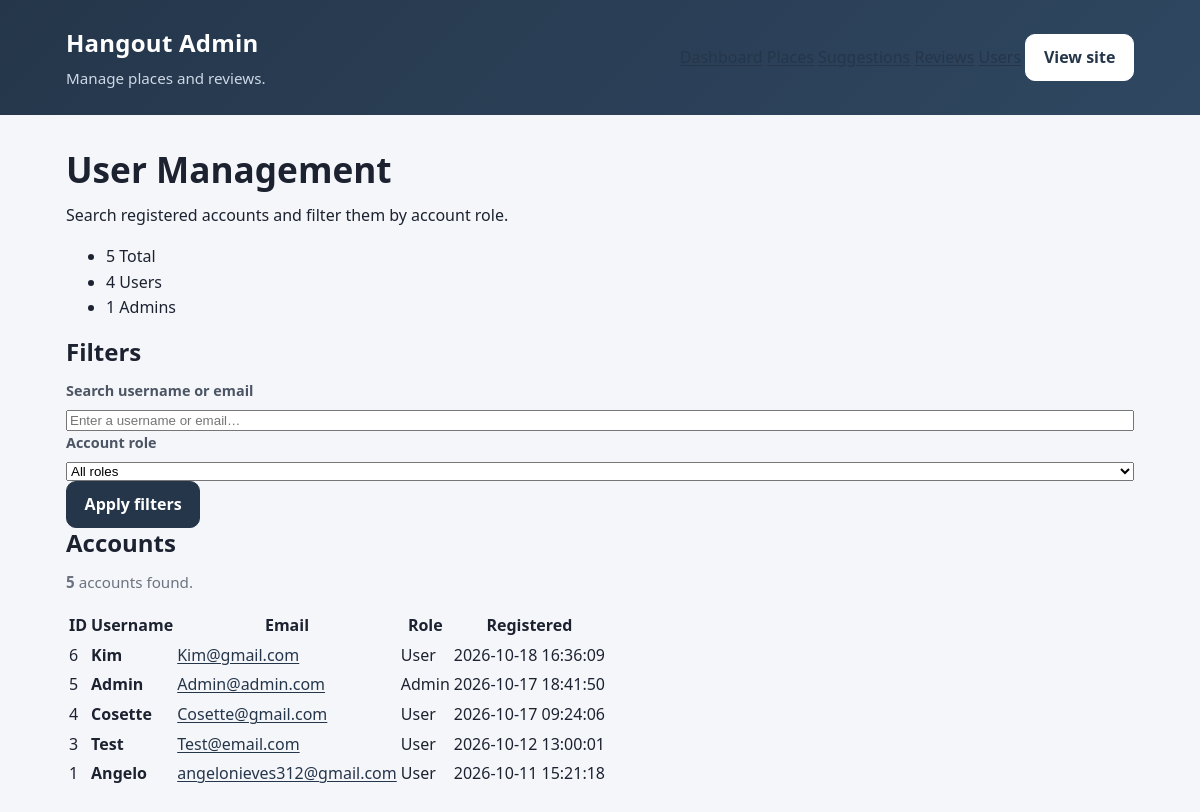
/admin/users.php (signed in), run on the app's committed database.
### tables this page shows
CREATE TABLE `users` (
  `id` int(10) UNSIGNED NOT NULL,
  `username` varchar(50) NOT NULL,
  `email` varchar(255) NOT NULL,
  `password_hash` varchar(255) NOT NULL,
  `role` enum('user','admin') NOT NULL DEFAULT 'user',
  `created_at` timestamp NOT NULL DEFAULT current_timestamp()
);

### app/models/User.php (called while the page is built, shortened)
<?php
class User
{
    private PDO $db;
    public function __construct(PDO $db)
    {
        $this->db = $db;
    }
    public function getAll(
        string $search = '',
        string $role = 'all'
    ): array {
        $sql = "
            SELECT id, username, email, role, created_at
            FROM users
            WHERE 1 = 1
        ";
        $params = [];
        $sql .= " ORDER BY id DESC";
        $stmt = $this->db->prepare($sql);
        $stmt->execute($params);
        return $stmt->fetchAll();
    }
}

### public/admin/users.php (the view, shortened to what this page needs)
<?php
require_once __DIR__ . '/../../app/config/database.php';
require_once __DIR__ . '/../../app/models/User.php';
$userModel = new User($pdo);
function escapeUserPage($value): string
{
    return htmlspecialchars(
        (string) ($value ?? ''),
        ENT_QUOTES,
        'UTF-8'
    );
}
$search = trim($_GET['search'] ?? '');
$role = $_GET['role'] ?? 'all';
$users = $userModel->getAll($search, $role);
$hasFilters = $search !== '' || $role !== 'all';
$adminCount = 0;
$userCount  = 0;
foreach ($users as $u) {
    if (($u['role'] ?? '') === 'admin') {
        $adminCount++;
    } else {
        $userCount++;
    }
}
?>
<!DOCTYPE html>
<html lang="en">
<head>
    <link rel="stylesheet" href="../assets/css/style.css">
</head>
<body class="admin-body">
<header class="site-header">
    <div class="site-header__inner">
        <div class="brand">
            <a href="index.php" class="brand__name">
                Hangout <span class="brand__badge">Admin</span>
            </a>
            <p class="brand__tagline">Manage places and reviews.</p>
        </div>
        <nav class="admin-nav" aria-label="Admin sections">
            <a href="index.php" class="admin-nav__link">Dashboard</a>
            <a href="places.php" class="admin-nav__link">Places</a>
             <a href="suggestions.php" class="admin-nav__link">Suggestions</a>
            <a href="reviews.php" class="admin-nav__link">Reviews</a>
            <a href="users.php" class="admin-nav__link is-active" aria-current="page">Users</a>
            <a href="../index.php" class="btn btn--ghost">View site</a>
        </nav>
    </div>
</header>
<main id="main" class="container">
    <header class="page-header">
        <div>
            <h1>User Management</h1>
            <p class="page-header__subtitle">
                Search registered accounts and filter them by account role.
            </p>
        </div>
        <ul class="stat-chips" role="list">
            <li class="stat-chip">
                <span class="stat-chip__value"><?= count($users) ?></span>
                <span class="stat-chip__label">Total</span>
            </li>
            <li class="stat-chip stat-chip--success">
                <span class="stat-chip__value"><?= $userCount ?></span>
                <span class="stat-chip__label">Users</span>
            </li>
            <li class="stat-chip stat-chip--accent">
                <span class="stat-chip__value"><?= $adminCount ?></span>
                <span class="stat-chip__label">Admins</span>
            </li>
        </ul>
    </header>
    <section class="panel" aria-labelledby="filters-heading">
        <header class="panel__header">
            <h2 id="filters-heading">Filters</h2>
        </header>
        <form method="GET" action="users.php" class="filters-grid filters-grid--two">
            <div class="field">
                <label for="search">Search username or email</label>
                <input
                    type="search"
                    id="search"
                    name="search"
                    placeholder="Enter a username or email…"
                    value="<?= escapeUserPage($search) ?>"
                >
            </div>
            <div class="field">
                <label for="role">Account role</label>
                <select id="role" name="role">
                    <option value="all"   <?= $role === 'all'   ? 'selected' : '' ?>>All roles</option>
                </select>
            </div>
            <div class="filters-grid__actions">
                <button type="submit" class="btn btn--solid">Apply filters</button>
            </div>
        </form>
    </section>
    <section class="panel" aria-labelledby="results-heading">
        <header class="panel__header panel__header--row">
            <h2 id="results-heading">Accounts</h2>
            <p class="results-count" role="status" aria-live="polite">
                <strong><?= count($users) ?></strong>
                <?= count($users) === 1 ? 'account' : 'accounts' ?>
                found<?= $hasFilters ? ' for your filters' : '' ?>.
            </p>
        </header>
        <?php if (empty($users)): ?>
            <div class="empty-state">
                <h3>No accounts match</h3>
                <p>Try a different search or <a href="users.php">reset the filters</a>.</p>
            </div>
        <?php else: ?>
            <div class="table-wrapper">
                <table class="data-table data-table--users">
                    <thead>
                        <tr>
                            <th scope="col">ID</th>
                            <th scope="col">Username</th>
                            <th scope="col">Email</th>
                            <th scope="col">Role</th>
                            <th scope="col">Registered</th>
                        </tr>
                    </thead>
                    <tbody>
                        <?php foreach ($users as $user): ?>
                            <?php $isAdmin = ($user['role'] ?? '') === 'admin'; ?>
                            <tr>
                                <td class="data-table__id"><?= (int) $user['id'] ?></td>
                                <td><strong><?= escapeUserPage($user['username']) ?></strong></td>
                                <td class="data-table__email">
                                    <a href="mailto:<?= escapeUserPage($user['email']) ?>">
                                        <?= escapeUserPage($user['email']) ?>
                                    </a>
                                </td>
                                <td>
                                    <span class="role-pill role-pill--<?= $isAdmin ? 'admin' : 'user' ?>">
                                        <?= escapeUserPage(ucfirst($user['role'] ?? 'user')) ?>
                                    </span>
                                </td>
                                <td class="data-table__date">
                                    <?= escapeUserPage($user['created_at']) ?>
                                </td>
                            </tr>
                        <?php endforeach; ?>
                    </tbody>
                </table>
            </div>
        <?php endif; ?>
    </section>
</main>
</body>
</html>

### public/assets/css/style.css (style rules this page uses)
:root { --color-bg: #f5f6fa; --color-surface: #ffffff; --color-surface-alt: #eef2f7; --color-border: #e1e5eb; --color-border-strong:#d1d8e0; --color-ink: #1c2230; --color-ink-soft: #4b5563; --color-ink-muted: #6b7280; --color-brand: #25364a; --color-brand-hover: #344d68; --color-brand-soft: #e8edf4; --color-accent: #647f9e; --color-focus: #2563eb; --radius-sm: 6px; --radius-md: 10px; --radius-lg: 14px; --radius-pill: 999px; --shadow-sm: 0 1px 2px rgba(16, 24, 40, 0.04); --shadow-md: 0 4px 14px rgba(16, 24, 40, 0.08); --shadow-lg: 0 10px 28px rgba(16, 24, 40, 0.12); --space-1: 0.25rem; --space-2: 0.5rem; --space-3: 0.75rem; --space-4: 1rem; --space-5: 1.5rem; --space-6: 2rem; --space-7: 3rem; --font-sans: system-ui, -apple-system, "Segoe UI", Roboto, Helvetica, Arial, sans-serif; --content-width: 1100px; }
*, *::before, *::after { box-sizing: border-box; }
html { -webkit-text-size-adjust: 100%; }
body { margin: 0; font-family: var(--font-sans); background: var(--color-bg); color: var(--color-ink); line-height: 1.6; -webkit-font-smoothing: antialiased; }
img, textarea, input, select, button { max-width: 100%; }
a { color: var(--color-brand); text-decoration-thickness: 1px; text-underline-offset: 2px; }
h1, h2, h3 { line-height: 1.25; color: var(--color-ink); margin: 0 0 var(--space-3); }
h1 { font-size: clamp(1.6rem, 2.4vw + 1rem, 2.2rem); }
h2 { font-size: clamp(1.25rem, 1.2vw + 1rem, 1.5rem); }
p { margin: 0 0 var(--space-3); }
.site-header { background: linear-gradient(135deg, #25364a 0%, #2f4761 100%); color: #fff; padding: var(--space-5) 0; }
.site-header__inner { max-width: var(--content-width); margin: 0 auto; padding: 0 var(--space-4); display: flex; align-items: center; justify-content: space-between; gap: var(--space-4); flex-wrap: wrap; }
.brand__name { display: inline-block; font-size: 1.5rem; font-weight: 700; color: #fff; text-decoration: none; letter-spacing: 0.01em; }
.brand__tagline { margin: var(--space-1) 0 0; color: #cdd8e6; font-size: 0.95rem; }
.btn { display: inline-flex; align-items: center; justify-content: center; gap: var(--space-2); padding: 0.6rem 1.1rem; border-radius: var(--radius-md); font: inherit; font-weight: 600; text-decoration: none; cursor: pointer; border: 1px solid transparent; transition: background-color 0.15s ease, color 0.15s ease, border-color 0.15s ease, transform 0.05s ease; }
.btn--solid { background: var(--color-brand); color: #fff; border-color: var(--color-brand); }
.btn--ghost { background: #fff; color: var(--color-brand); border-color: #fff; }
.container { max-width: var(--content-width); margin: var(--space-6) auto; padding: 0 var(--space-4); }
.field { display: flex; flex-direction: column; gap: var(--space-2); }
.field label { font-weight: 600; font-size: 0.9rem; color: var(--color-ink-soft); }
.results-count { color: var(--color-ink-muted); font-size: 0.95rem; margin: 0 0 var(--space-4); }

### data on the page
users: id "6", username "Kim", email "Kim@gmail.com", role "User", created_at "2026-10-18 16:36:09"
users: id "5", username "Admin", email "Admin@admin.com", role "Admin", created_at "2026-10-17 18:41:50"
users: id "4", username "Cosette", email "Cosette@gmail.com", role "User", created_at "2026-10-17 09:24:06"
users: id "3", username "Test", email "Test@email.com", role "User", created_at "2026-10-12 13:00:01"
users: id "1", username "Angelo", email "angelonieves312@gmail.com", role "User", created_at "2026-10-11 15:21:18"

### other printed values
count($users) "5"
$userCount "4"
$adminCount "1"
